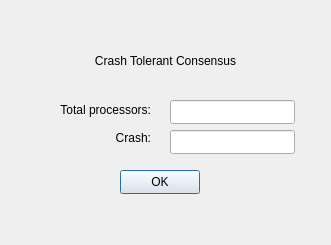
<?xml version="1.0" encoding="UTF-8"?>
<ui version="4.0">
 <class>Begin</class>
 <widget class="QDialog" name="Begin">
  <property name="geometry">
   <rect>
    <x>0</x>
    <y>0</y>
    <width>331</width>
    <height>245</height>
   </rect>
  </property>
  <property name="windowTitle">
   <string>Dialog</string>
  </property>
  <widget class="QLineEdit" name="crashlineEdit">
   <property name="geometry">
    <rect>
     <x>170</x>
     <y>130</y>
     <width>125</width>
     <height>24</height>
    </rect>
   </property>
  </widget>
  <widget class="QLabel" name="totallabel">
   <property name="geometry">
    <rect>
     <x>20</x>
     <y>100</y>
     <width>131</width>
     <height>20</height>
    </rect>
   </property>
   <property name="text">
    <string>Total processors:</string>
   </property>
   <property name="alignment">
    <set>Qt::AlignRight|Qt::AlignTrailing|Qt::AlignVCenter</set>
   </property>
  </widget>
  <widget class="QPushButton" name="pushButton">
   <property name="geometry">
    <rect>
     <x>120</x>
     <y>170</y>
     <width>80</width>
     <height>24</height>
    </rect>
   </property>
   <property name="text">
    <string>OK</string>
   </property>
  </widget>
  <widget class="QLineEdit" name="totallineEdit">
   <property name="geometry">
    <rect>
     <x>170</x>
     <y>100</y>
     <width>125</width>
     <height>24</height>
    </rect>
   </property>
  </widget>
  <widget class="QLabel" name="label">
   <property name="geometry">
    <rect>
     <x>20</x>
     <y>50</y>
     <width>291</width>
     <height>21</height>
    </rect>
   </property>
   <property name="text">
    <string>Crash Tolerant Consensus</string>
   </property>
   <property name="alignment">
    <set>Qt::AlignCenter</set>
   </property>
  </widget>
  <widget class="QLabel" name="crashlabel">
   <property name="geometry">
    <rect>
     <x>20</x>
     <y>130</y>
     <width>131</width>
     <height>16</height>
    </rect>
   </property>
   <property name="text">
    <string>Crash:</string>
   </property>
   <property name="alignment">
    <set>Qt::AlignRight|Qt::AlignTrailing|Qt::AlignVCenter</set>
   </property>
  </widget>
 </widget>
 <resources/>
 <connections/>
</ui>
